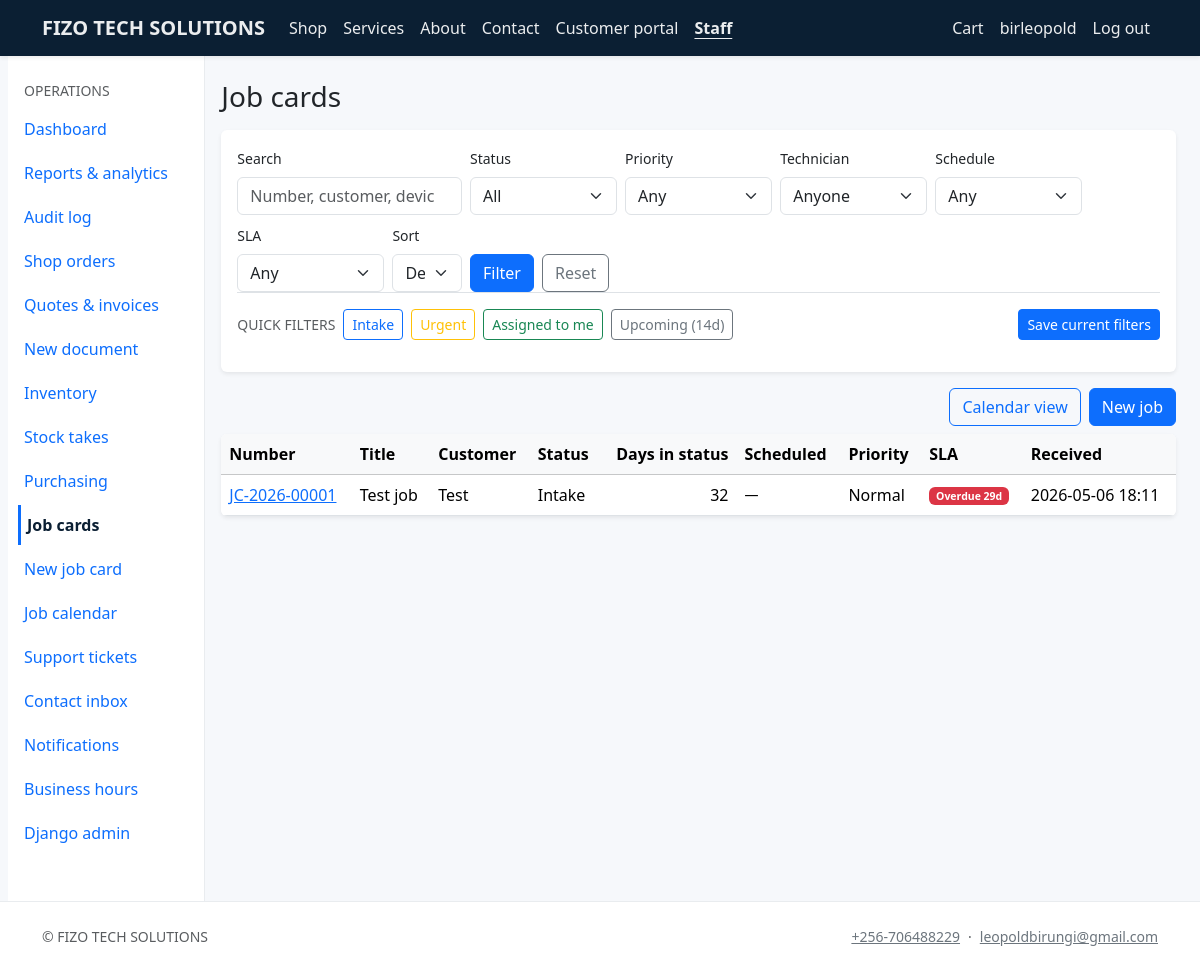
Page /staff/jobs/ (signed in) on the committed database.
### core/models.py (models this page shows, shortened)
class CompanySettings(models.Model):
    company_name = models.CharField(max_length=200, default="ALLTECH")
    legal_name = models.CharField(max_length=200, blank=True)
    tagline = models.CharField(max_length=300, blank=True)
    email = models.EmailField(blank=True)
    phone = models.CharField(max_length=64, blank=True)
    website = models.URLField(blank=True)
    address_line = models.CharField(max_length=255, blank=True)
    city = models.CharField(max_length=120, blank=True)
    region = models.CharField(max_length=120, blank=True)
    postal_code = models.CharField(max_length=32, blank=True)
    country = models.CharField(max_length=120, blank=True)
    tax_id = models.CharField(max_length=64, blank=True, verbose_name="Tax / VAT ID")
    bank_details = models.TextField(blank=True, help_text="Shown on invoices / proformas.")
    default_tax_rate = models.DecimalField(
        max_digits=5, decimal_places=2, default=0, help_text="Percentage, e.g. 15.00"
    )
    currency_code = models.CharField(max_length=8, default="UGX")
    logo = models.ImageField(upload_to="company/", blank=True, null=True)
    sla_low_hours = models.PositiveIntegerField(
        default=168, help_text="SLA target (hours) for Low priority work — default 1 week."
    )
    sla_normal_hours = models.PositiveIntegerField(
        default=72, help_text="SLA target (hours) for Normal priority — default 3 days."
    )
    sla_high_hours = models.PositiveIntegerField(
        default=24, help_text="SLA target (hours) for High priority — default 24h."
    )
    sla_urgent_hours = models.PositiveIntegerField(
        default=8, help_text="SLA target (hours) for Urgent priority — default 8h."
    )
    class Meta:
        verbose_name = "Company settings"
        verbose_name_plural = "Company settings"
    @classmethod
    def load(cls) -> "CompanySettings":
        obj, _ = cls.objects.get_or_create(pk=1)
        return obj
    def sla_hours_for(self, priority: str) -> int:
        return {
            "low": self.sla_low_hours,
            "normal": self.sla_normal_hours,
            "high": self.sla_high_hours,
            "urgent": self.sla_urgent_hours,
        }.get(priority, self.sla_normal_hours)

### operations/models.py (models this page shows, shortened)
class JobCard(models.Model):
    STATUS_INTAKE = "intake"
    STATUS_DIAGNOSING = "diagnosing"
    STATUS_AWAITING_PARTS = "awaiting_parts"
    STATUS_IN_REPAIR = "in_repair"
    STATUS_QA = "qa"
    STATUS_READY = "ready_pickup"
    STATUS_COMPLETED = "completed"
    STATUS_CANCELLED = "cancelled"
    STATUS_CHOICES = [
        (STATUS_INTAKE, "Intake"),
        (STATUS_DIAGNOSING, "Diagnosing"),
        (STATUS_AWAITING_PARTS, "Awaiting parts"),
        (STATUS_IN_REPAIR, "In repair"),
        (STATUS_QA, "QA / testing"),
        (STATUS_READY, "Ready for pickup"),
        (STATUS_COMPLETED, "Completed"),
        (STATUS_CANCELLED, "Cancelled"),
    ]
    PRIORITY_LOW = "low"
    PRIORITY_NORMAL = "normal"
    PRIORITY_HIGH = "high"
    PRIORITY_URGENT = "urgent"
    PRIORITY_CHOICES = [
        (PRIORITY_LOW, "Low"),
        (PRIORITY_NORMAL, "Normal"),
        (PRIORITY_HIGH, "High"),
        (PRIORITY_URGENT, "Urgent"),
    ]
    number = models.CharField(
        max_length=32, unique=True, db_index=True, blank=True, default=""
    )
    customer = models.ForeignKey(
        Customer, on_delete=models.PROTECT, related_name="job_cards"
    )
    title = models.CharField(max_length=200)
    description = models.TextField(blank=True)
    device_type = models.CharField(max_length=120, blank=True)
    device_make = models.CharField(max_length=120, blank=True)
    device_model = models.CharField(max_length=120, blank=True)
    serial_number = models.CharField(max_length=120, blank=True)
    customer_signature = models.ImageField(
        upload_to="job_signatures/%Y/%m/",
        blank=True,
        null=True,
        help_text="Optional customer sign-off image.",
    )
    accessories_received = models.TextField(blank=True)
    problem_reported = models.TextField(blank=True)
    diagnosis = models.TextField(blank=True)
    resolution = models.TextField(blank=True)
    status = models.CharField(
        max_length=32, choices=STATUS_CHOICES, default=STATUS_INTAKE
    )
    priority = models.CharField(
        max_length=16, choices=PRIORITY_CHOICES, default=PRIORITY_NORMAL
    )
    assigned_to = models.ForeignKey(
        settings.AUTH_USER_MODEL,
        on_delete=models.SET_NULL,
        null=True,
        blank=True,
        related_name="assigned_jobs",
    )
    labor_hours = models.DecimalField(
        max_digits=8, decimal_places=2, default=Decimal("0"), blank=True
    )
    received_on = models.DateTimeField(default=timezone.now)
    scheduled_for = models.DateTimeField(
        null=True,
        blank=True,
        help_text="Optional customer appointment or bench slot.",
    )
    scheduled_until = models.DateTimeField(
        null=True,
        blank=True,
        help_text="End of appointment window (defaults to 1 hour after start).",
    )
    estimated_completion = models.DateField(null=True, blank=True)
    status_changed_at = models.DateTimeField(
        null=True,
        blank=True,
        help_text="Automatically set when status last changed.",
    )
    closed_on = models.DateTimeField(null=True, blank=True)
    related_order = models.ForeignKey(
        Order,
        on_delete=models.SET_NULL,
        null=True,
        blank=True,
        related_name="job_cards",
    )
    related_invoice = models.ForeignKey(
        CommercialDocument,
        on_delete=models.SET_NULL,
        null=True,
        blank=True,
        related_name="job_cards",
        limit_choices_to={"doc_type": CommercialDocument.TYPE_INVOICE},
    )
    created_at = models.DateTimeField(auto_now_add=True)
    updated_at = models.DateTimeField(auto_now=True)
    class Meta:
        ordering = ["-received_on"]
    @property
    def days_in_current_status(self) -> int:
        anchor = self.status_changed_at or self.received_on
        if anchor is None:
            return 0
        delta = timezone.now() - anchor
        return max(0, delta.days)
    @property
    def is_open(self) -> bool:
        return self.status not in (self.STATUS_COMPLETED, self.STATUS_CANCELLED)
    @property
    def sla_due_at(self):
        from core.models import CompanySettings
        if not self.received_on:
            return None
        hours = CompanySettings.load().sla_hours_for(self.priority)
        return self.received_on + timedelta(hours=hours)
    @property
    def is_overdue(self) -> bool:
        due = self.sla_due_at
        if due is None or not self.is_open:
            return False
        return timezone.now() > due
    @property
    def due_in_label(self) -> str:
        from core.models import _due_in_label
        return _due_in_label(self.sla_due_at, self.is_open)

### crm/models.py (models this page shows, shortened)
class Customer(models.Model):
    name = models.CharField(max_length=200)
    company_name = models.CharField(max_length=200, blank=True)
    email = models.EmailField()
    phone = models.CharField(max_length=64, blank=True)
    tax_reference = models.CharField(max_length=120, blank=True)
    notes = models.TextField(blank=True)
    user = models.OneToOneField(
        settings.AUTH_USER_MODEL,
        on_delete=models.SET_NULL,
        null=True,
        blank=True,
        related_name="customer_profile",
    )
    created_at = models.DateTimeField(auto_now_add=True)
    updated_at = models.DateTimeField(auto_now=True)
    class Meta:
        ordering = ["name"]

### operations/views.py (the view)
# urls.py: path("jobs/", views.JobCardListView.as_view(), name="staff_jobs"),
class JobCardListView(StaffRequiredMixin, ListView):
    model = JobCard
    template_name = "operations/job_list.html"
    context_object_name = "jobs"
    paginate_by = 20
    def get_queryset(self):
        qs = JobCard.objects.select_related("customer", "assigned_to")
        return apply_job_filters(qs, self.request.GET)
    def get_context_data(self, **kwargs):
        from django.contrib.auth import get_user_model
        ctx = super().get_context_data(**kwargs)
        ctx["job_status_choices"] = JobCard.STATUS_CHOICES
        ctx["job_priority_choices"] = JobCard.PRIORITY_CHOICES
        ctx["schedule_filter"] = self.request.GET.get("schedule") or ""
        ctx["filter_params"] = self.request.GET.copy()
        ctx["staff_users"] = (
            get_user_model().objects.filter(is_staff=True).order_by("username")
        )
        ctx["saved_searches"] = StaffSavedSearch.objects.filter(
            user=self.request.user, scope=StaffSavedSearch.SCOPE_JOBS
        )
        ctx["saved_search_scope"] = StaffSavedSearch.SCOPE_JOBS
        return ctx

### templates/operations/job_list.html (shortened to what this page needs)
{% extends "staff_base.html" %}
{% block staff_content %}
<h1 class="h3 mb-3">Job cards</h1>
<form method="get" class="card border-0 shadow-sm mb-3">
  <div class="card-body">
    <div class="row g-2">
      <div class="col-md-3">
        <label class="form-label small" for="f-q">Search</label>
        <input type="search" class="form-control" id="f-q" name="q" value="{{ request.GET.q }}" placeholder="Number, customer, device…">
      </div>
      <div class="col-md-2">
        <label class="form-label small" for="f-status">Status</label>
        <select name="status" id="f-status" class="form-select">
          <option value="">All</option>
        </select>
      </div>
      <div class="col-md-2">
        <label class="form-label small" for="f-priority">Priority</label>
        <select name="priority" id="f-priority" class="form-select">
          <option value="">Any</option>
        </select>
      </div>
      <div class="col-md-2">
        <label class="form-label small" for="f-assigned">Technician</label>
        <select name="assigned_to" id="f-assigned" class="form-select">
          <option value="">Anyone</option>
        </select>
      </div>
      <div class="col-md-2">
        <label class="form-label small" for="f-schedule">Schedule</label>
        <select name="schedule" id="f-schedule" class="form-select">
          <option value="">Any</option>
        </select>
      </div>
      <div class="col-md-2">
        <label class="form-label small" for="f-due">SLA</label>
        <select name="due" id="f-due" class="form-select">
          <option value="">Any</option>
        </select>
      </div>
      <div class="col-md-1">
        <label class="form-label small" for="f-sort">Sort</label>
        <select name="sort_by" id="f-sort" class="form-select">
          <option value="">Default</option>
        </select>
      </div>
      <div class="col-md-2 d-flex align-items-end gap-2">
        <button class="btn btn-primary" type="submit">Filter</button>
        <a class="btn btn-outline-secondary" href="{% url 'staff_jobs' %}">Reset</a>
      </div>
    </div>
    {% include "core/_saved_search_tools.html" %}
  </div>
</form>
<div class="d-flex justify-content-end gap-2 mb-2">
  <a class="btn btn-outline-primary" href="{% url 'staff_job_calendar' %}">Calendar view</a>
  <a class="btn btn-primary" href="{% url 'staff_job_create' %}">New job</a>
</div>
<div class="table-responsive card shadow-sm border-0">
  <table class="table table-hover mb-0 align-middle">
    <thead class="table-light"><tr><th>Number</th><th>Title</th><th>Customer</th><th>Status</th><th class="text-end">Days in status</th><th>Scheduled</th><th>Priority</th><th>SLA</th><th>Received</th></tr></thead>
    <tbody>
      {% for j in jobs %}
      <tr>
        <td><a href="{% url 'staff_job_detail' j.pk %}">{{ j.number }}</a></td>
        <td>{{ j.title }}</td>
        <td>{{ j.customer.name }}</td>
        <td>{{ j.get_status_display }}</td>
        <td class="text-end">{{ j.days_in_current_status }}</td>
        <td class="text-nowrap small">
          {% if j.scheduled_for %}
          {{ j.scheduled_for|date:"Y-m-d H:i" }}{% if j.scheduled_until %} – {{ j.scheduled_until|date:"H:i" }}{% endif %}
          {% else %}—{% endif %}
        </td>
        <td>{{ j.get_priority_display }}</td>
        <td class="small">{% if j.due_in_label %}<span class="badge {% if j.is_overdue %}text-bg-danger{% else %}text-bg-light{% endif %}">{{ j.due_in_label }}</span>{% endif %}</td>
        <td>{{ j.received_on|date:"Y-m-d H:i" }}</td>
      </tr>
      {% empty %}
      <tr><td colspan="9" class="text-muted">No job cards match these filters.</td></tr>
      {% endfor %}
    </tbody>
  </table>
</div>
{% endblock %}

### templates/base.html (shortened to what this page needs)
{% load static %}
<!DOCTYPE html>
<html lang="en">
<head>
  <link href="https://cdn.jsdelivr.net/npm/bootstrap@5.3.3/dist/css/bootstrap.min.css" rel="stylesheet">
  <link href="https://cdn.jsdelivr.net/npm/bootstrap-icons@1.11.3/font/bootstrap-icons.min.css" rel="stylesheet">
  <link href="{% static 'css/site.css' %}" rel="stylesheet">
</head>
<body class="d-flex flex-column min-vh-100 site-body">
  <header>
  {% with u=resolve_url_name %}
  <nav class="navbar navbar-expand-lg navbar-dark site-navbar shadow-sm sticky-top" aria-label="Main navigation">
    <div class="container">
      <a class="navbar-brand fw-semibold" href="{% url 'home' %}">{{ company.company_name }}</a>
      <div class="collapse navbar-collapse" id="navMain">
        <ul class="navbar-nav me-auto mb-2 mb-lg-0">
          <li class="nav-item"><a class="nav-link" href="{% url 'product_list' %}" >Shop</a></li>
          <li class="nav-item"><a class="nav-link" href="{% url 'product_list' %}?kind=service" >Services</a></li>
          <li class="nav-item"><a class="nav-link" href="{% url 'about' %}" {% if u == 'about' %}aria-current="page"{% endif %}>About</a></li>
          <li class="nav-item"><a class="nav-link" href="{% url 'contact' %}" {% if u == 'contact' %}aria-current="page"{% endif %}>Contact</a></li>
          <li class="nav-item"><a class="nav-link" href="{% if user.is_authenticated %}{% url 'portal_home' %}{% else %}{% url 'portal_login' %}{% endif %}" {% if 'portal_' in u %}aria-current="page"{% endif %}>Customer portal</a></li>
          {% if user.is_staff %}
          <li class="nav-item"><a class="nav-link" href="{% url 'staff_dashboard' %}" {% if 'staff_' in u %}aria-current="page"{% endif %}>Staff</a></li>
          {% endif %}
        </ul>
        <ul class="navbar-nav ms-auto">
          <li class="nav-item">
            <a class="nav-link" href="{% url 'cart' %}" {% if u == 'cart' or u == 'checkout' %}aria-current="page"{% endif %} {% if cart_item_count %}aria-label="Shopping cart, {{ cart_item_count }} items"{% else %}aria-label="Shopping cart"{% endif %}>Cart
            </a>
          </li>
          {% if user.is_authenticated %}
          <li class="nav-item"><span class="nav-link disabled small" aria-hidden="true">{{ user.get_username }}</span><span class="visually-hidden">Signed in as {{ user.get_username }}</span></li>
          <li class="nav-item">
            <form method="post" action="{% url 'logout' %}" class="d-inline">
              <button type="submit" class="nav-link bg-transparent border-0 text-start w-100 py-2" aria-label="Log out {{ user.get_username }}">Log out</button>
            </form>
          </li>
          {% else %}
          <li class="nav-item"><a class="nav-link" href="{% url 'login' %}" {% if u == 'login' %}aria-current="page"{% endif %}>Staff login</a></li>
          {% endif %}
        </ul>
      </div>
    </div>
  </nav>
  {% endwith %}
  </header>
  <main id="main-content" class="flex-grow-1 site-main">
    {% block content %}{% endblock %}
  </main>
  <footer class="footer-site py-4 mt-auto d-none d-lg-block">
    <div class="container small text-muted d-flex flex-wrap justify-content-between gap-2 align-items-center">
      <span>&copy; {{ company.company_name }}</span>
      <span class="d-flex flex-wrap gap-2 align-items-center">
        {% if company.phone %}<a class="link-secondary text-decoration-underline" href="tel:{{ company.phone|cut:' ' }}">{{ company.phone }}</a>{% endif %}
        {% if company.phone and company.email %}<span aria-hidden="true">·</span>{% endif %}
        {% if company.email %}<a class="link-secondary text-decoration-underline" href="mailto:{{ company.email }}">{{ company.email }}</a>{% endif %}
      </span>
    </div>
  </footer>
</body>
</html>

### rows in the picture
CompanySettings: company_name "FIZO TECH SOLUTIONS", phone "+256-706488229", email "leopoldbirungi@gmail.com"
JobCard: number "JC-2026-00001", title "Test job", customer.name "Test", status "Intake", days_in_current_status "32", priority "Normal", due_in_label "Overdue 29d", received_on "2026-05-06 18:11"

### other values in the picture
{{ user.get_username }} "birleopold"
